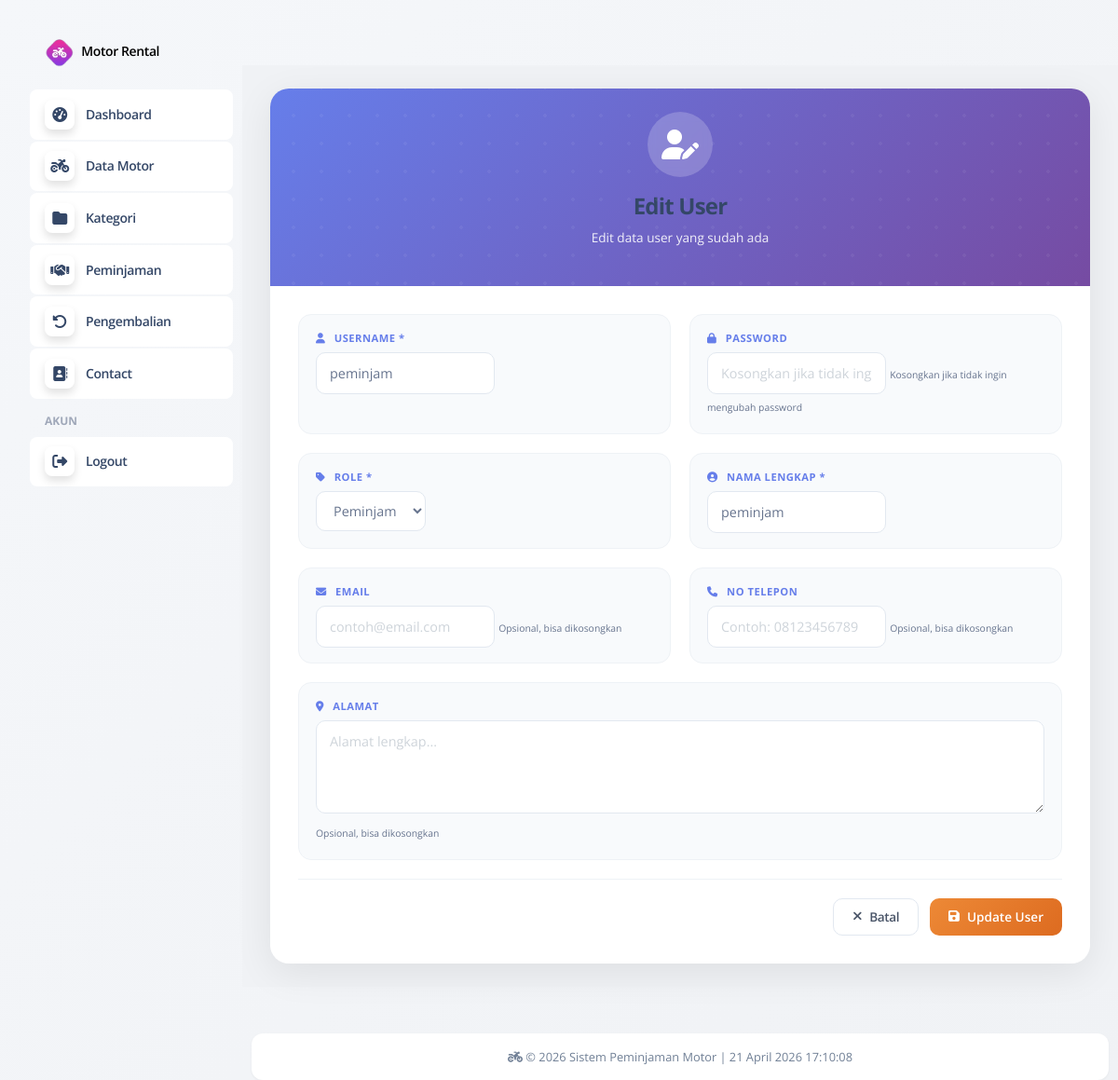
Page /backend/petugas/pages/user/edit.php?id=3 (signed in) on the committed database.
### tables this page shows
CREATE TABLE `users` (
  `id` int NOT NULL,
  `username` varchar(50) NOT NULL,
  `password` varchar(255) NOT NULL,
  `role` enum('admin','petugas','peminjam') NOT NULL,
  `nama_lengkap` varchar(100) DEFAULT NULL,
  `email` varchar(100) DEFAULT NULL,
  `no_telp` varchar(20) DEFAULT NULL,
  `alamat` text,
  `created_at` timestamp NULL DEFAULT CURRENT_TIMESTAMP
);

### backend/petugas/pages/user/edit.php (the view, shortened to what this page needs)
<?php
include '../../partials/header.php';
include '../../partials/sidebar.php';
include '../../app.php';
$id = (int)$_GET['id'];
$qUser = mysqli_query($connect, "SELECT * FROM users WHERE id = $id");
$user = mysqli_fetch_object($qUser);
?>
<link rel="stylesheet" href="../motor/style.css">
<div id="main">
    <div class="form-card">
        <div class="form-header">
            <div class="form-icon">
                <i class="fas fa-user-edit"></i>
            </div>
            <h2>Edit User</h2>
            <p>Edit data user yang sudah ada</p>
        </div>
        <div class="form-body">
            <form action="../../action/user/update.php?id=<?= $id ?>" method="POST">
                <div class="info-grid">
                    <div class="info-item">
                        <div class="info-label"><i class="fas fa-user"></i> Username *</div>
                        <input type="text" name="username" class="form-control" value="<?= htmlspecialchars($user->username) ?>" required>
                    </div>
                    <div class="info-item">
                        <div class="info-label"><i class="fas fa-lock"></i> Password</div>
                        <input type="password" name="password" class="form-control" placeholder="Kosongkan jika tidak ingin mengubah">
                        <small class="text-muted" style="font-size: 0.65rem;">Kosongkan jika tidak ingin mengubah password</small>
                    </div>
                    <div class="info-item">
                        <div class="info-label"><i class="fas fa-tag"></i> Role *</div>
                        <select name="role" class="form-select" required>
                            <option value="peminjam" <?= $user->role == 'peminjam' ? 'selected' : '' ?>>Peminjam</option>
                        </select>
                    </div>
                    <div class="info-item">
                        <div class="info-label"><i class="fas fa-user-circle"></i> Nama Lengkap *</div>
                        <input type="text" name="nama_lengkap" class="form-control" value="<?= htmlspecialchars($user->nama_lengkap) ?>" required>
                    </div>
                    <div class="info-item">
                        <div class="info-label"><i class="fas fa-envelope"></i> Email</div>
                        <input type="email" name="email" class="form-control" value="<?= htmlspecialchars($user->email ?? '') ?>" placeholder="contoh@email.com">
                        <small class="text-muted" style="font-size: 0.65rem;">Opsional, bisa dikosongkan</small>
                    </div>
                    <div class="info-item">
                        <div class="info-label"><i class="fas fa-phone"></i> No Telepon</div>
                        <input type="text" name="no_telp" class="form-control" value="<?= htmlspecialchars($user->no_telp ?? '') ?>" placeholder="Contoh: 08123456789">
                        <small class="text-muted" style="font-size: 0.65rem;">Opsional, bisa dikosongkan</small>
                    </div>
                </div>
                <div class="info-item">
                    <div class="info-label"><i class="fas fa-map-marker-alt"></i> Alamat</div>
                    <textarea name="alamat" class="form-control" rows="3" placeholder="Alamat lengkap..."><?= htmlspecialchars($user->alamat ?? '') ?></textarea>
                    <small class="text-muted" style="font-size: 0.65rem;">Opsional, bisa dikosongkan</small>
                </div>
                <div class="detail-footer">
                    <a href="index.php" class="btn btn-outline-secondary">
                        <i class="fas fa-times"></i> Batal
                    </a>
                    <button type="submit" name="tombol" class="btn btn-warning">
                        <i class="fas fa-save"></i> Update User
                    </button>
                </div>
            </form>
        </div>
    </div>
</div>
<?php include '../../partials/footer.php'; include '../../partials/script.php'; ?>

### backend/petugas/pages/motor/style.css (style rules this page uses)
* { margin: 0; padding: 0; box-sizing: border-box; }
body { background: linear-gradient(135deg, #f5f7fa 0%, #f0f2f5 100%); font-family: 'Inter', 'Segoe UI', sans-serif; overflow-x: hidden; }
#main { margin-left: 260px; margin-top: 70px; padding: 25px 30px; width: calc(100% - 260px); min-height: calc(100vh - 70px); transition: all 0.3s ease; background: #f0f2f5; }
.form-card { background: white; border-radius: 20px; box-shadow: 0 10px 40px rgba(0, 0, 0, 0.08); overflow: hidden; }
.form-header { background: linear-gradient(135deg, #667eea 0%, #764ba2 100%); padding: 25px 30px; text-align: center; color: white; position: relative; overflow: hidden; }
.form-header::before { content: ''; position: absolute; top: -50%; right: -50%; width: 200%; height: 200%; background: radial-gradient(circle, rgba(255,255,255,0.1) 2px, transparent 2px); background-size: 30px 30px; opacity: 0.5; }
.form-header .form-icon { width: 70px; height: 70px; background: rgba(255, 255, 255, 0.2); border-radius: 50%; display: inline-flex; align-items: center; justify-content: center; margin-bottom: 15px; backdrop-filter: blur(5px); }
.form-header .form-icon i { font-size: 32px; }
.form-header h2 { font-size: 1.5rem; margin-bottom: 8px; font-weight: 700; }
.form-header p { font-size: 0.85rem; opacity: 0.9; }
.form-body { padding: 30px; }
.form-control, .form-select { font-size: 0.9rem !important; padding: 10px 14px !important; border-radius: 10px !important; border: 1.5px solid #e2e8f0 !important; background: white; transition: all 0.2s ease; }
textarea.form-control { resize: vertical; min-height: 100px; }
.info-grid { display: grid; grid-template-columns: repeat(2, 1fr); gap: 16px; margin-bottom: 24px; }
.info-item { background: #f8fafc; border-radius: 14px; padding: 16px 18px; transition: all 0.2s ease; border: 1px solid #eef2f6; }
.info-label { font-size: 0.7rem; text-transform: uppercase; color: #667eea; font-weight: 700; margin-bottom: 6px; letter-spacing: 0.5px; }
.info-label i { margin-right: 6px; }
.info-item textarea { width: 100%; min-height: 100px; }
.detail-footer { display: flex; justify-content: flex-end; gap: 12px; margin-top: 20px; padding-top: 20px; border-top: 1px solid #eef2f6; }
.btn { border-radius: 10px !important; padding: 8px 20px !important; font-size: 0.85rem !important; font-weight: 600 !important; transition: all 0.2s ease !important; border: none !important; display: inline-flex; align-items: center; gap: 8px; }
.btn-warning { background: linear-gradient(135deg, #ed8936 0%, #dd6b20 100%) !important; color: white !important; }
.btn-outline-secondary { background: white !important; border: 1.5px solid #e2e8f0 !important; color: #4a5568 !important; }
.card-modern, .detail-card, .form-card { animation: fadeInUp 0.4s ease-out; }

### backend/petugas/pages/user/edit.php (style rules this page uses)
.info-grid { display: grid; grid-template-columns: repeat(2, 1fr); gap: 20px; margin-bottom: 20px; }

### rows in the picture
users: username "peminjam", role "Peminjam", nama_lengkap "peminjam"
